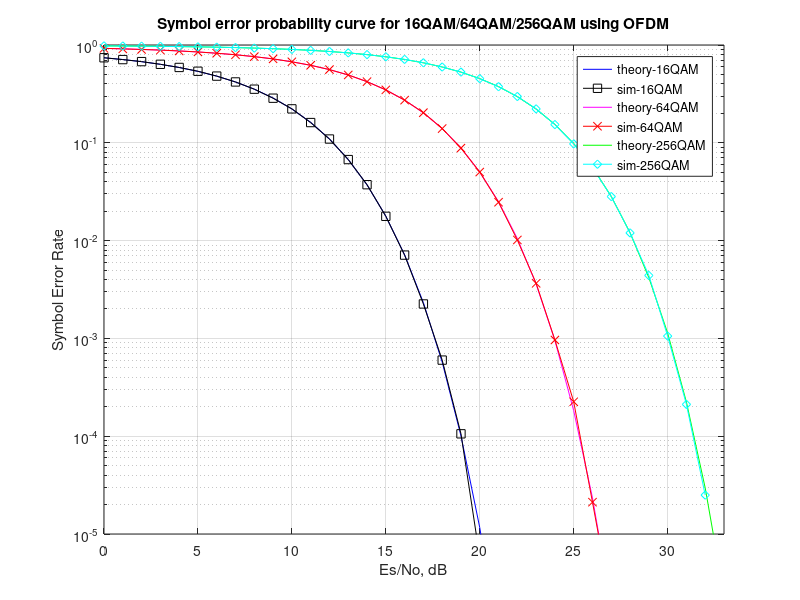

MATLAB code for this plot:
%%%%%%%%%%%%%%%%%%%%%%%%%%%%%%%%%%%%%%%%%%%%%%%%%%%%%%%%%%%%
% All rights reserved by Krishna Pillai, http://www.dsplog.com 
% The file may not be re-distributed without explicit authorization
% from Krishna Pillai.
% Checked for proper operation with Octave Version 3.0.0
% Author	: Krishna Pillai
% Email		: krishna@dsplog.com
% Version	: 1.0
% Date		: 01 January 2012
% %%%%%%%%%%%%%%%%%%%%%%%%%%%%%%%%%%%%%%%%%%%%%%%%%%%%%%%%%%

% Computing the Symbol Error probability for a general M-QAM 
% using OFDM modulation

function compute_symbol_error_rate_qam_ofdm_awgn()

close all; figure
EsN0dB 	= [0:33]; % symbol to noise ratio
M 	= [16 64 256]; % 16QAM/64QAM and 256 QAM  
color_vec1 = {'b-','m-','g-'};    
color_vec2 = {'ks-','rx-','cd-'};    
for (jj= 1:length(M))
	k      = sqrt(1/((2/3)*(M(jj)-1))); 
	simSer(jj,:) = compute_symbol_error_rate(EsN0dB, M(jj));
	theorySer(jj,:) = 2*(1-1/sqrt(M(jj)))*erfc(k*sqrt((10.^(EsN0dB/10)))) ...
	              - (1-2/sqrt(M(jj)) + 1/M(jj))*(erfc(k*sqrt((10.^(EsN0dB/10))))).^2;
	semilogy(EsN0dB,theorySer(jj,:),color_vec1(jj));
	hold on
	semilogy(EsN0dB,simSer(jj,:),   color_vec2(jj));
end
axis([0 33 10^-5 1])
grid on
legend('theory-16QAM', 'sim-16QAM', 'theory-64QAM', 'sim-64QAM', 'theory-256QAM', 'sim-256QAM');
xlabel('Es/No, dB')
ylabel('Symbol Error Rate')
title('Symbol error probability curve for 16QAM/64QAM/256QAM using OFDM');
return ;

function [simSer] = compute_symbol_error_rate(EsN0dB, M);

% ofdm specifications
nFFT = 64; % fft size
nDSC = 52; % number of data subcarriers
nConstperOFDMsym = 52; % number of bits per OFDM symbol (same as the number of subcarriers for BPSK)
nOFDMsym = 10^4; % number of ofdm symbols

% modulation 
k = sqrt(1/((2/3)*(M-1))); % normalizing factor
m = [1:sqrt(M)/2]; % alphabets
alphaMqam = [-(2*m-1) 2*m-1]; 

EsN0dB_eff = EsN0dB  + 10*log10(nDSC/nFFT) + 10*log10(64/80); % accounting for the used subcarriers and cyclic prefix

for ii = 1:length(EsN0dB)

   % Transmitter
   ipMod = randsrc(1,nConstperOFDMsym*nOFDMsym,alphaMqam) + j*randsrc(1,nConstperOFDMsym*nOFDMsym,alphaMqam);
   ipMod_norm = k*reshape(ipMod,nConstperOFDMsym,nOFDMsym).'; % grouping into multiple symbolsa

   % Assigning modulated symbols to subcarriers from [-26 to -1, +1 to +26]
   xF = [zeros(nOFDMsym,6) ipMod_norm(:,[1:nConstperOFDMsym/2]) zeros(nOFDMsym,1) ipMod_norm(:,[nConstperOFDMsym/2+1:nConstperOFDMsym]) zeros(nOFDMsym,5)] ;
   
   % Taking FFT, the term (nFFT/sqrt(nDSC)) is for normalizing the power of transmit symbol to 1 
   xt = (nFFT/sqrt(nDSC))*ifft(fftshift(xF.')).';

   % Appending cylic prefix
   xt = [xt(:,[49:64]) xt];

   % Concatenating multiple symbols to form a long vector
   xt = reshape(xt.',1,nOFDMsym*80);

   % Gaussian noise of unit variance, 0 mean
   nt = 1/sqrt(2)*[randn(1,nOFDMsym*80) + j*randn(1,nOFDMsym*80)];

   % Adding noise, the term sqrt(80/64) is to account for the wasted energy due to cyclic prefix
   yt = sqrt(80/64)*xt + 10^(-EsN0dB_eff(ii)/20)*nt;

   % Receiver
   yt = reshape(yt.',80,nOFDMsym).'; % formatting the received vector into symbols
   yt = yt(:,[17:80]); % removing cyclic prefix

   % converting to frequency domain
   yF = (sqrt(nDSC)/nFFT)*fftshift(fft(yt.')).'; 
   yMod = sqrt(64/80)*yF(:,[6+[1:nConstperOFDMsym/2] 7+[nConstperOFDMsym/2+1:nConstperOFDMsym] ]); 

   % demodulation
   y_re = real(yMod)/k;
   y_im = imag(yMod)/k;
   % rounding to the nearest alphabet
   % 0 to 2 --> 1
   % 2 to 4 --> 3
   % 4 to 6 --> 5 etc
   ipHat_re = 2*floor(y_re/2)+1;
   ipHat_re(find(ipHat_re>max(alphaMqam))) = max(alphaMqam);
   ipHat_re(find(ipHat_re<min(alphaMqam))) = min(alphaMqam);
            
   % rounding to the nearest alphabet
   % 0 to 2 --> 1
   % 2 to 4 --> 3
   % 4 to 6 --> 5 etc
   ipHat_im = 2*floor(y_im/2)+1;
   ipHat_im(find(ipHat_im>max(alphaMqam))) = max(alphaMqam);
   ipHat_im(find(ipHat_im<min(alphaMqam))) = min(alphaMqam);
    
   ipHat = ipHat_re + j*ipHat_im; 

   % converting to vector 
   ipHat_v = reshape(ipHat.',nConstperOFDMsym*nOFDMsym,1).';

   % counting the errors
   nErr(ii) = size(find(ipMod - ipHat_v ),2);

end
simSer = nErr/(nOFDMsym*nConstperOFDMsym);

return;








